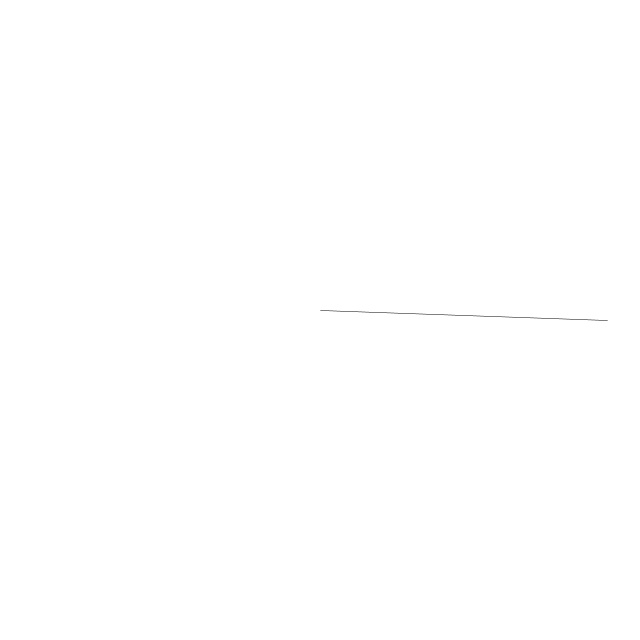
Frame 1 (no input)
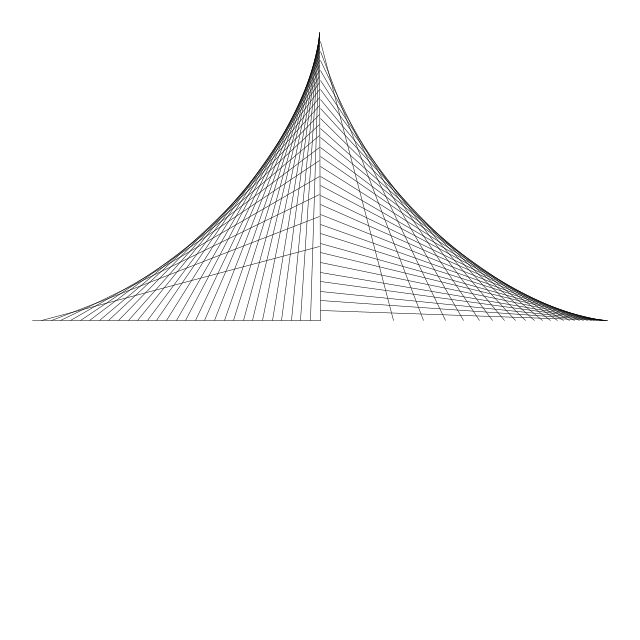
Frame 60 (the mouse pressed at the canvas centre just before this capture)
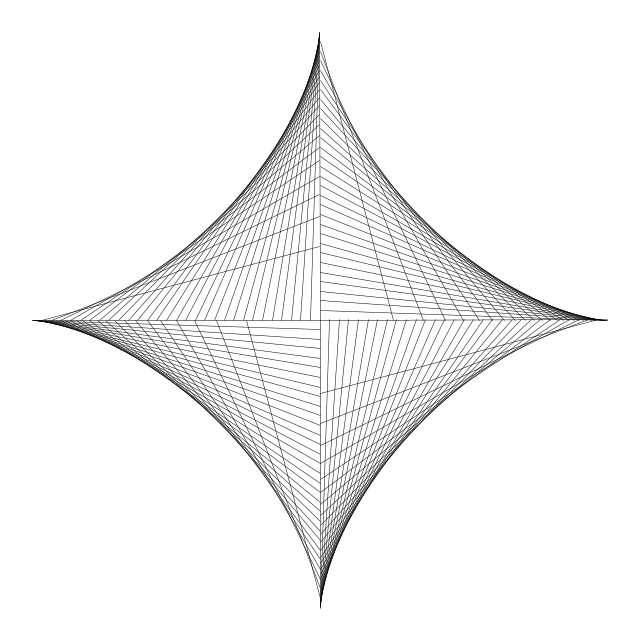
Frame 120 (the mouse held since frame 60 and released just before this capture)

The Processing sketch that drew these frames (run headless with seeded random() and noise(); from frame 60 on, the mouse is pressed at the canvas centre):

// Processing sketch: slidingLadderPattern
// ── slidingLadderPattern.pde
//Lines are equal length
int linesPerQuadrant = 30;
int numCopies = 1;
void setup() {
  size(640, 640);
  background(255);
  strokeWeight(0.5);
}

void draw() {
  if (frameCount > linesPerQuadrant * numCopies * 4) {
    return;
  }
  translate(width/2, height/2);
  
  int numRotations =frameCount / linesPerQuadrant;
  rotate ( -PI/(numCopies * 2) * numRotations);
  float x, y;
  x = y = 0;
  float w = width * 0.45;
  float toOrigin = w * (frameCount % linesPerQuadrant)/ (float) linesPerQuadrant;
  y = - toOrigin;
  x = w + y;
  x = sqrt(w * w - y * y);

  line(x, 0, 0, y);
//  line(y, 0, 0, x);
}
